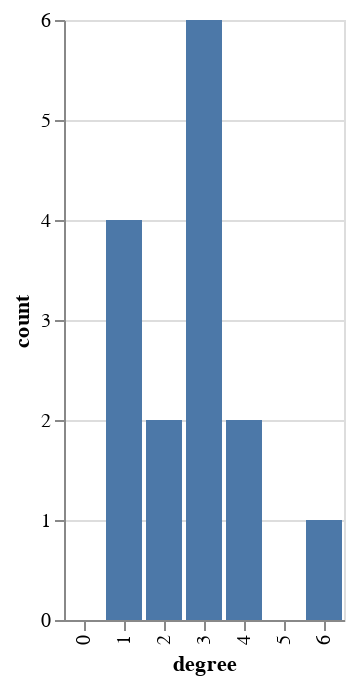

Here is the notebook cell this chart was saved with:
### Code cell
alt.Chart(df).mark_bar().encode(x = 'degree:O', y='count')

### Figure 1 — Vega-Lite specification as saved in the notebook (floating-point values rounded to 4 significant figures)
{"config": {"view": {"continuousWidth": 400, "continuousHeight": 300}}, "data": {"name": "data-79e963398101dc7ca182b6b04443974a"}, "mark": "bar", "encoding": {"x": {"type": "ordinal", "field": "degree"}, "y": {"type": "quantitative", "field": "count"}}, "$schema": "https://vega.github.io/schema/vega-lite/v4.0.2.json", "datasets": {"data-79e963398101dc7ca182b6b04443974a": [{"degree": 0, "count": 0}, {"degree": 1, "count": 4}, {"degree": 2, "count": 2}, {"degree": 3, "count": 6}, {"degree": 4, "count": 2}, {"degree": 5, "count": 0}, {"degree": 6, "count": 1}]}}
